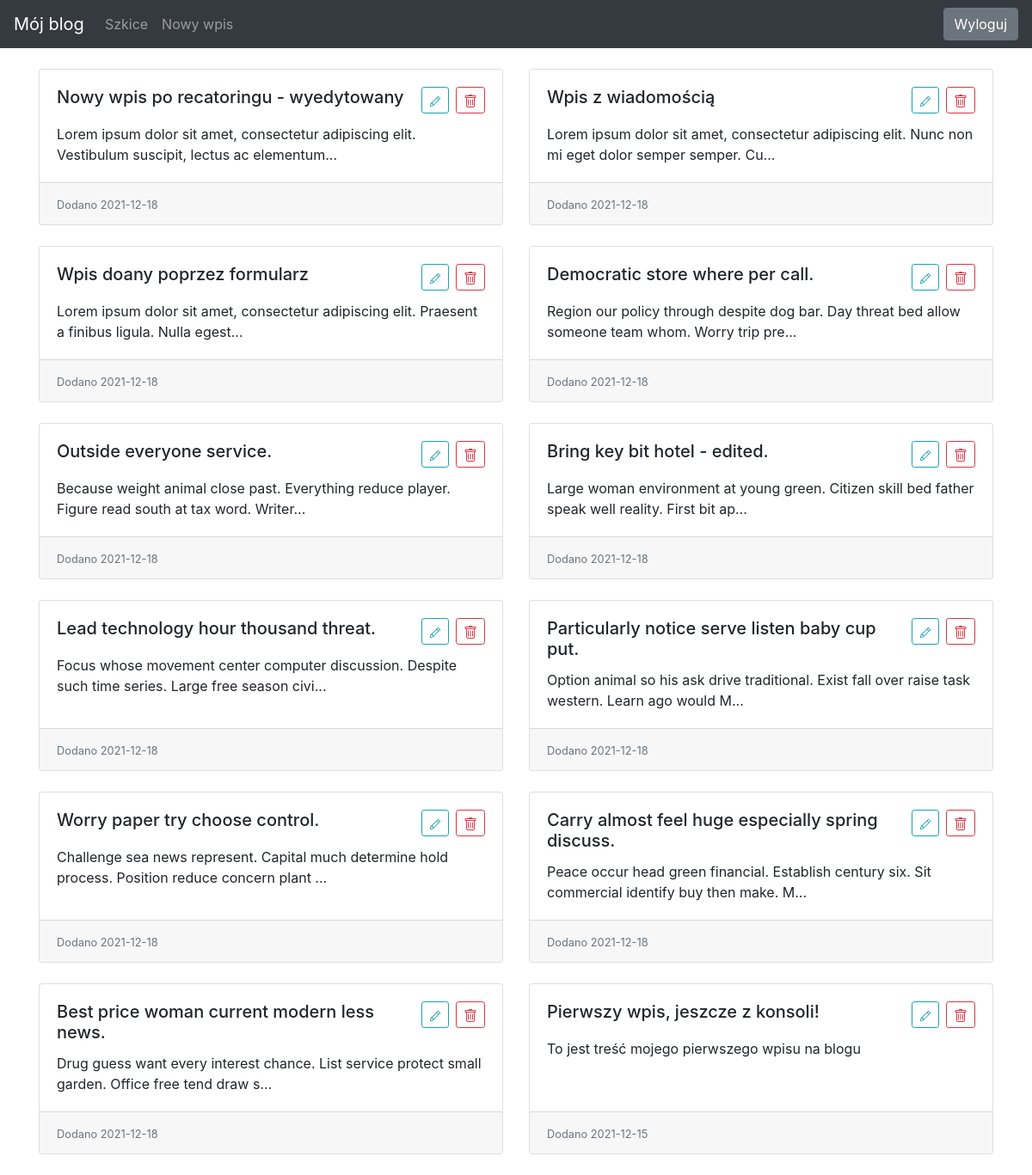
The page / (signed in) on the database its author committed.
### blog/models.py (models this page shows)
class Entry(db.Model):
    id = db.Column(db.Integer, primary_key=True)
    title = db.Column(db.String(80), nullable=False)
    body = db.Column(db.Text, nullable=False)
    pub_date = db.Column(db.DateTime, nullable=False,
                         default=datetime.datetime.utcnow)
    is_published = db.Column(db.Boolean, default=False)

### blog/routes.py (the view)
@app.route("/")
def index():
    all_posts = Entry.query.filter_by(
        is_published=True).order_by(Entry.pub_date.desc())
    return render_template("homepage.html", all_posts=all_posts)

### blog/templates/homepage.html (shortened to what this page needs)
{% extends "base.html" %} {% block content %}
<div class="row row-cols-1 row-cols-md-2">
  {% for post in all_posts %}
  <div class="col mb-4">
      <div class="card h-100">
        <div class="card-body">
          <h5 class="card-title d-flex flex-row">
            {{ post.title }}
            {% if session.get('logged_in') %}
            <div class="d-flex flex-row align-items-start ml-auto">
              <a href="{{ url_for('edit_entry', entry_id=post.id) }}" class="btn btn-sm btn-outline-info mr-2">
              </a>
              <form action="{{ url_for('delete_entry', entry_id=post.id) }}" method="post">
                <button type="submit" class="btn btn-sm btn-outline-danger">
                </button>
              </form>
            </div>
            {% endif %}
          </h5>
          <p class="card-text">{{ post.body |truncate(100, true) }}</p>
        </div>
        <div class="card-footer">
            <small class="text-muted">Dodano {{ post.pub_date.strftime('%Y-%m-%d') }}</small>
          </div>
      </div>
  </div>
  {% endfor %}
</div>
{% endblock %}

### blog/templates/base.html (style rules this page uses)
body { padding-top: 5rem; }

### rows shown on the page
Entry: title "Nowy wpis po recatoringu - wyedytowany", body "Lorem ipsum dolor sit amet, consectetur adipiscing elit. Vestibulum suscipit, lectus ac elementum...", pub_date "2021-12-18"
Entry: title "Wpis z wiadomością", body "Lorem ipsum dolor sit amet, consectetur adipiscing elit. Nunc non mi eget dolor semper semper. Cu...", pub_date "2021-12-18"
Entry: title "Wpis doany poprzez formularz", body "Lorem ipsum dolor sit amet, consectetur adipiscing elit. Praesent a finibus ligula. Nulla egest...", pub_date "2021-12-18"
Entry: title "Democratic store where per call.", body "Region our policy through despite dog bar. Day threat bed allow someone team whom. Worry trip pre...", pub_date "2021-12-18"
Entry: title "Outside everyone service.", body "Because weight animal close past. Everything reduce player. Figure read south at tax word. Writer...", pub_date "2021-12-18"
Entry: title "Bring key bit hotel - edited.", body "Large woman environment at young green. Citizen skill bed father speak well reality. First bit ap...", pub_date "2021-12-18"
Entry: title "Lead technology hour thousand threat.", body "Focus whose movement center computer discussion. Despite such time series. Large free season civi...", pub_date "2021-12-18"
Entry: title "Particularly notice serve listen baby cup put.", body "Option animal so his ask drive traditional. Exist fall over raise task western. Learn ago would M...", pub_date "2021-12-18"
Entry: title "Worry paper try choose control.", body "Challenge sea news represent. Capital much determine hold process. Position reduce concern plant ...", pub_date "2021-12-18"
Entry: title "Carry almost feel huge especially spring discuss.", body "Peace occur head green financial. Establish century six. Sit commercial identify buy then make. M...", pub_date "2021-12-18"
Entry: title "Best price woman current modern less news.", body "Drug guess want every interest chance. List service protect small garden. Office free tend draw s...", pub_date "2021-12-18"
Entry: title "Pierwszy wpis, jeszcze z konsoli!", body "To jest treść mojego pierwszego wpisu na blogu", pub_date "2021-12-15"
